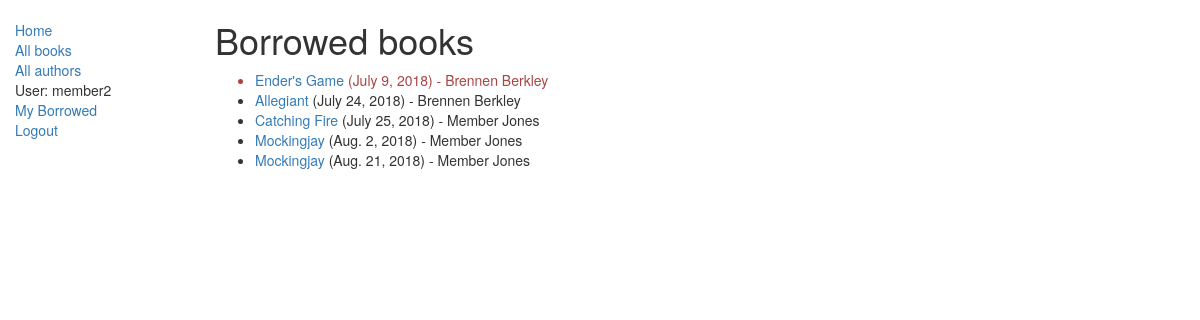
Page /catalog/borrowed/ (signed in) on the earlier database version.
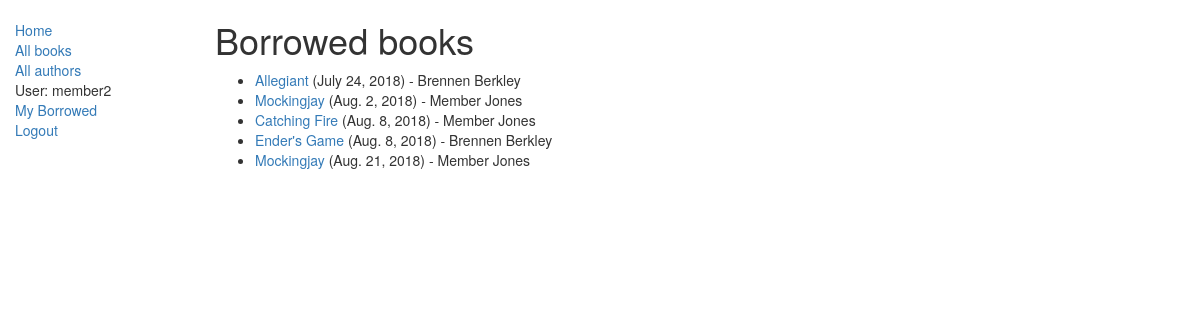
Same page on the later database version.
### catalog/models.py (models this page shows, shortened)
class BookInstance(models.Model):
    id = models.UUIDField(
            primary_key=True,
            default=uuid.uuid4,
            help_text="Unique ID for this particular book across whole library")
    book = models.ForeignKey('Book', on_delete=models.SET_NULL, null=True)
    imprint = models.CharField(max_length=200)
    due_back = models.DateField(null=True, blank=True)
    borrower = models.ForeignKey(User, on_delete=models.SET_NULL, null=True, blank=True)
    @property
    def is_overdue(self):
        return self.due_back and date.today() > self.due_back
    LOAN_STATUS = (
        ('m', 'Maintenance'),
        ('o', 'On loan'),
        ('a', 'Available'),
        ('r', 'Reserved'),
    )
    status = models.CharField(
            max_length=1,
            choices=LOAN_STATUS,
            blank=True,
            default='m',
            help_text='Book availability')
    class Meta:
        ordering = ["due_back"]
        permissions = (("can_mark_returned", "Set book as returned"),)

class Book(models.Model):
    title = models.CharField(max_length=200)
    author = models.ForeignKey('Author', on_delete=models.SET_NULL, null=True)
    summary = models.TextField(
            max_length=1000,
            help_text='Enter a brief description of the book')
    isbn = models.CharField(
            'ISBN',
            max_length=13,
            help_text='13 Character <a href="https://www.isbn-international.org/content/what-isbn">ISBN number</a>')
    genre = models.ManyToManyField(
            Genre,
            help_text='Select a genre for this book')
    def display_genre(self):
        return ', '.join([ genre.name for genre in self.genre.all()[:3] ])
    display_genre.short_description = 'Genre'

### catalog/views.py (the view)
# urls.py: path('borrowed/', views.AllLoanedBooks.as_view(), name='borrowed'),
class AllLoanedBooks(LoginRequiredMixin,generic.ListView):
    model = BookInstance
    template_name ='catalog/bookinstance_list_borrowed_librarian.html'
    def get_queryset(self):
        return BookInstance.objects.filter(status__exact='o').order_by('due_back')

### catalog/templates/catalog/bookinstance_list_borrowed_librarian.html (shortened to what this page needs)
{% extends "base_generic.html" %}
{% block content %}
    <h1>Borrowed books</h1>
    {% if bookinstance_list %}
    <ul>
      {% for bookinst in bookinstance_list %}
      <li class="{% if bookinst.is_overdue %}text-danger{% endif %}">
        <a href="{% url 'book-detail' bookinst.book.pk %}">{{bookinst.book.title}}</a> ({{ bookinst.due_back }}) - {{bookinst.borrower.first_name}} {{bookinst.borrower.last_name}}
      </li>
      {% endfor %}
    </ul>
    {% else %}
      <p>There are no books borrowed.</p>
    {% endif %}
{% endblock %}

### catalog/templates/base_generic.html (shortened to what this page needs)
<!DOCTYPE html>
<html lang="en">
<head>
  <link rel="stylesheet" href="https://maxcdn.bootstrapcdn.com/bootstrap/3.3.7/css/bootstrap.min.css">
  {% load static %}
  <link rel="stylesheet" href="{% static 'css/styles.css' %}">
</head>
<body>
  <div class="container-fluid">
    <div class="row">
      <div class="col-sm-2">
        {% block sidebar %}
        <ul class="sidebar-nav">
          <li><a href="{% url 'index' %}">Home</a></li>
          <li><a href="{% url 'books' %}">All books</a></li>
          <li><a href="{% url 'authors' %}">All authors</a></li>
          {% if user.is_authenticated %}
          <li>User: {{ user.get_username }}</li>
          <li><a href="{% url 'my-borrowed' %}">My Borrowed</a></li>
          <li><a href="{% url 'logout'%}?next={{request.path}}">Logout</a></li>
          {% else %}
          <li><a href="{% url 'login'%}?next={{request.path}}">Login</a></li>
          {% endif %}
        </ul>
        {% endblock %}
      </div>
      <div class="col-sm-10 ">
        {% block content %}{% endblock %}
      </div>
    </div>
  </div>
</body>
</html>

### catalog/static/css/styles.css (style rules this page uses)
.sidebar-nav { margin-top: 20px; padding: 0; list-style: none; }

Differences in the rows shown:
shown differently, row unchanged: BookInstance "July 24, 2018": moves up the list
shown differently, row unchanged: BookInstance "Aug. 2, 2018": moves up the list
changed BookInstance "Catching Fire": due_back "July 25, 2018" → "Aug. 8, 2018"; moves down the list
changed BookInstance "Ender's Game": due_back "July 9, 2018" → "Aug. 8, 2018"
